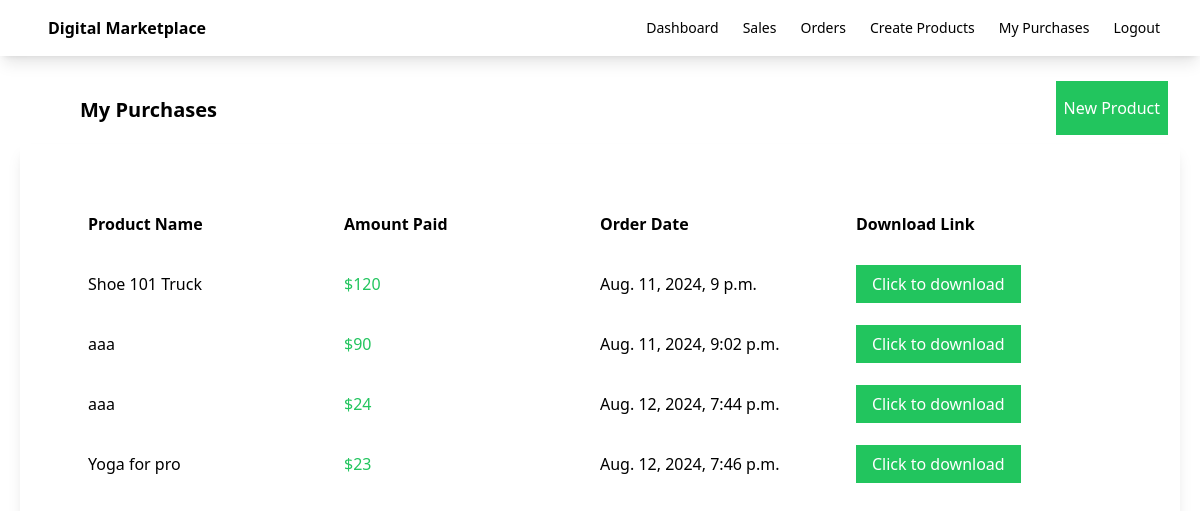
The page /purchases/ (signed in) on the database its author committed.
### myapp/models.py (models this page shows, shortened)
class OrderDetail(models.Model):
    customer_email = models.EmailField()
    product = models.ForeignKey(Product, on_delete=models.CASCADE)
    amount = models.IntegerField()
    stripe_payment_intent = models.CharField(max_length=200)
    has_paid = models.BooleanField(default=False)
    created_on = models.DateTimeField(auto_now_add=True)
    updated_on = models.DateTimeField(auto_now_add=True)

class Product(models.Model):
    seller = models.ForeignKey(User, on_delete=models.CASCADE)
    name = models.CharField(max_length=100)
    description = models.CharField(max_length=100)
    price = models.FloatField()
    file = models.FileField(upload_to='uploads')
    total_sales_amount = models.IntegerField(default=0)
    total_sales = models.IntegerField(default=0)

### myapp/views.py (the view)
# urls.py: path('purchases/',views.my_purchases,name='purchases'),
def my_purchases(request):
    orders = OrderDetail.objects.filter(customer_email=request.user.email)
    return render(request, 'myapp/purchases.html',{'orders':orders})

### myapp/templates/myapp/purchases.html
{% extends 'myapp/base.html' %}
{% block body %}
    <div class="flex justify-between">
        <div class="ml-20 mt-10 font-bold text-xl">My Purchases</div>
        <div class="ml-20 mt-10">
            <a class="bg-green-500 text-white px-2 py-4 mr-8" href="{% url 'createproduct' %}">New Product</a>
        </div>
    </div>
    <div class="order-container shadow-lg p-10 m-5">
        <div class="order-header flex font-bold  m-5 p-2 ">
            <div class="w-1/4">
                Product Name
            </div>
            <div class="w-1/4">
                Amount Paid
            </div>
            <div class="w-1/4">
                Order Date
            </div>
            <div class="w-1/4">
                Download Link
            </div>
        </div>
        {% for order in orders %}
        <div class="flex  m-5 p-2">
            <div class="w-1/4">
                {{order.product.name}}
            </div>
            <div class="w-1/4 text-green-500">
                ${{order.amount}}
            </div>
            <div class="w-1/4">
                {{order.created_on}}
            </div>
            <div class="w-1/4">
                <a class="bg-green-500 text-white px-4 py-2" href="{{order.product.file.url}}" download>Click to download</a>
            </div>
        </div>
        {% endfor %}
    </div>
{% endblock %}

### rows shown on the page
OrderDetail: product.name "Shoe 101 Truck", amount "120", created_on "Aug. 11, 2024, 9 p.m."
OrderDetail: product.name "aaa", amount "90", created_on "Aug. 11, 2024, 9:02 p.m."
OrderDetail: product.name "aaa", amount "24", created_on "Aug. 12, 2024, 7:44 p.m."
OrderDetail: product.name "Yoga for pro", amount "23", created_on "Aug. 12, 2024, 7:46 p.m."
